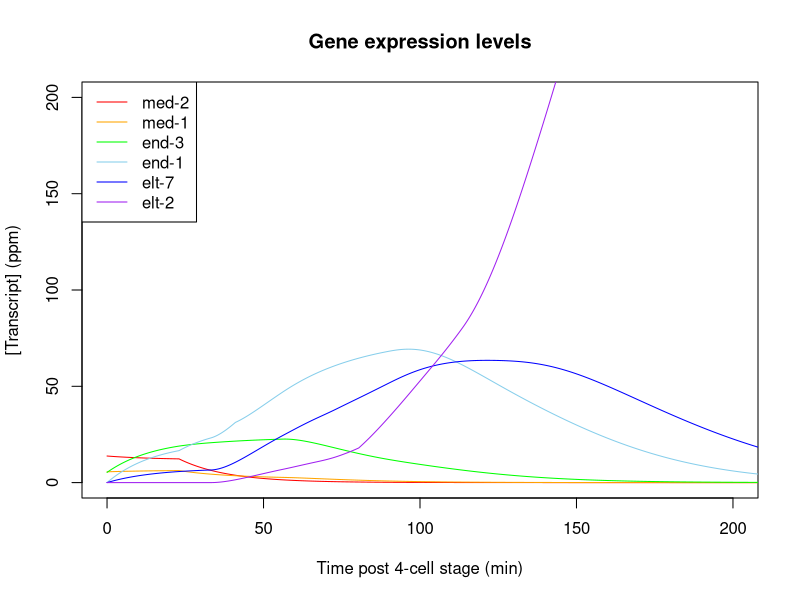

Reproduce this figure in R. (Note: this script raises an error after producing the figure.)
# C. elegans endoderm development GRN model
# From "Recursive feedforward loops govern robust cell fate lockdown during C. elegans embryogenesis"
# by Chee Kiang Ewe, Erica M. Sommermann, Josh Kenchel, Sagen E. Flowers, Morris F. Maduro, and Joel H. Rothman
# UC Santa Barbara, UC Riverside, and UC Los Angeles
# Updated 2021 August 23 by Josh Kenchel
# jkenchel@ucsb.edu

# Program should be ready to run as-is.
# Flip logical vectors to make knockout mutants or adjust parameters as needed.
# Program will create a plot of gene expression levels and print elt-2 expression metrics to the console.

#Switches to make knockout mutants. Make TRUE to knock out. wt is all FALSE.
skn1ko <- FALSE
pop1ko <- FALSE
med2ko <- FALSE
med1ko <- FALSE
end3ko <- FALSE
end1ko <- FALSE
elt7ko <- FALSE
elt2ko <- FALSE

# Model parameters described in supplementary table
delta <- 6.495486e-02 # Native degradation rate
a1 <- 0.03355822 #SKN-1 activation of med-2
a2 <- 1.133834e-02 #SKN-1 activation of med-1
a3 <- 9.410882e-04 #SKN-1 activation of end-3
a4 <- 3.349926e-03 #SKN-1 activation of end-1
a5 <- 1.131746e-02 #MED-2 activation of med-1
a6 <- 3.851698e-02 #MED-2 activation of end-3
a7 <- 1.668760e-01 #MED-1 activation of end-3
a8 <- 4.066604e-02 #MED-1 activation of end-1
a9 <- 1.807724e-14 #POP-1 activation of end-3
a10 <- 2.172160e-01 #POP-1 activation of end-1
a11 <- 2.046978e-01 #END-3 activation of end-1
a12 <- 9.070484e-02 #END-3 activation of elt-7
a13 <- 4.421926e-02 #END-1 activation of elt-7
a14 <- 3.277627e-02 #END-1 activation of elt-2
a15 <- 4.232214e-02 #ELT-7 activation of elt-2
f1 <- 2.227494e-02 #ELT-7 feedback
f2 <- 1.944363e-01 #ELT-2 feedback
theta1 <- 4.422987e+02 #Threshold required for ELT-7 feedback (ppm)
theta2 <- 3.661148e+00 #Threshold required for ELT-2 feedback (ppm)
tau <- 3.314187e+01 #Transcription-activation delay (min)

#Initial conditions (ppm)
skn1_0 <- 23
pop1_0 <- 3
med2_0 <- 13.8
med1_0 <- 5.6
end3_0 <- 5.3
end1_0 <- 0
elt7_0 <- 0
elt2_0 <- 0

#SKN-1 and POP-1 conditions for square waves
skn1on <- TRUE #at t=0
skn1offTime <- 23 #min
pop1on <- FALSE #at t=0
pop1onTime <- 23 #min
pop1offTime <- 41 #min

# Time settings
tEnd <- 1000 #total time of run, in min
dt <- 0.01 #Time step for Euler approximation
nTimepoints <- tEnd/dt + 1 #number of timepoints
times <- seq(0, tEnd, by = dt) #vector of all timepoints
txnDelayTimepoints <- round(tau/dt)

#Creating vectors to store expression level time series for all genes
med2 <- numeric(nTimepoints)
med1 <- numeric(nTimepoints)
end3 <- numeric(nTimepoints)
end1 <- numeric(nTimepoints)
elt7 <- numeric(nTimepoints)
elt2 <- numeric(nTimepoints)
med2[1] <- med2_0*!med2ko
med1[1] <- med1_0*!med1ko
end3[1] <- end3_0*!end3ko
end1[1] <- end1_0*!end1ko
elt7[1] <- elt7_0*!elt7ko
elt2[1] <- elt2_0*!elt2ko

# Loop through the number of timepoints given by the run time and time step dt
# The main part of the model
for(i in 1:(nTimepoints-1)){
  
  # Logical gates to create square waves for SKN-1 and POP-1
  if(times[i] > skn1offTime){
    skn1on <- FALSE
  }
  if(times[i] > pop1onTime){
    pop1on <- TRUE
  }
  if(times[i] > pop1offTime){
    pop1on <- FALSE
  }
  
  # conditions at t_i
  skn1 <- skn1_0*skn1on*!skn1ko
  pop1 <- pop1_0*pop1on*!pop1ko
  med2_i <- med2[i]
  med1_i <- med1[i]
  end3_i <- end3[i]
  end1_i <- end1[i]
  elt7_i <- elt7[i]
  elt2_i <- elt2[i]
  
  # Calculation of timepoint used for activation due to transcription-activation delay
  txnEffectTimepoint <- max(c(1, i - txnDelayTimepoints))
  med2_prev <- med2[txnEffectTimepoint]
  med1_prev <- med1[txnEffectTimepoint]
  end3_prev <- end3[txnEffectTimepoint]
  end1_prev <- end1[txnEffectTimepoint]
  elt7_prev <- elt7[txnEffectTimepoint]
  elt2_prev <- elt2[txnEffectTimepoint]
  
  # System of differential equations described in supplemental text
  # Conditions at t_i used to calculate rates of change
  dmed2 <- (skn1*a1 - delta*med2_i)*!med2ko
  dmed1 <- (skn1*a2 + med2_prev*a5 - delta*med1_i)*!med1ko
  dend3 <- (skn1*a3 + med1_prev*a7 + med2_prev*a6 + pop1*a9 - delta*end3_i)*!end3ko
  dend1 <- (skn1*a4 + end3_prev*a11 + med1_prev*a8 + pop1*a10 - delta*end1_i)*!end1ko
  delt7 <- (end1_prev*a13 + end3_prev*a12 + f1*(elt7_prev>theta1)*elt7_prev - delta*elt7_i)*!elt7ko
  delt2 <- (elt7_prev*a15 + end1_prev*a14 + f2*(elt2_prev>theta2)*elt2_prev - delta*elt2_i)*!elt2ko
  
  # Calculation of conditions at t_i+1 given the derivatives and time step dt
  med2[i+1] <- med2_i + dt*dmed2
  med1[i+1] <- med1_i + dt*dmed1
  end3[i+1] <- end3_i + dt*dend3
  end1[i+1] <- end1_i + dt*dend1
  elt7[i+1] <- elt7_i + dt*delt7
  elt2[i+1] <- elt2_i + dt*delt2
}

#Make graph of gene expression levels
plot(y=med2, x=times, type = "l",
     ylab = "[Transcript] (ppm)", xlab = "Time post 4-cell stage (min)", 
     col = "red", ylim = c(0,200), xlim = c(0,200),
     main = "Gene expression levels")
lines(y=med1, x=times, type = "l", col = "orange")
lines(y=end3, x=times, type = "l", col = "green")
lines(y=end1, x=times, type = "l", col = "skyblue")
lines(y=elt7, x=times, type = "l", col = "blue")
lines(y=elt2, x=times, type = "l", col = "purple")
legend("topleft", legend = c("med-2", "med-1", "end-3", "end-1", "elt-7", "elt-2"),
       col = c("red", "orange", "green", "skyblue", "blue", "purple"), lwd = 1)

#Print metrics of elt-2 timing
#Arbitrary concentration threshold used for comparative metrics, based on transcriptomics data
elt2timeToArbitraryConc <- min(which(floor(elt2) == 134))*dt
#Arbitrary timepoint chosen to quantify elt-2 timing, again based on transcriptomics data
elt2atArbitraryTimepoint <- print(elt2[min(which(floor(times) == 186))])
cat("elt-2 time to 134 ppm transcript: ", elt2TimeToThreshold,
    "; [elt-2] at 186 min: ", elt2atArbitraryTimepoint, "\n")